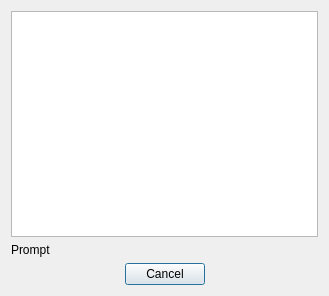
<?xml version="1.0" encoding="UTF-8"?>
<ui version="4.0">
 <class>ExportLotsProgressDialog</class>
 <widget class="QDialog" name="ExportLotsProgressDialog">
  <property name="geometry">
   <rect>
    <x>0</x>
    <y>0</y>
    <width>329</width>
    <height>296</height>
   </rect>
  </property>
  <property name="windowTitle">
   <string>Generate Lots</string>
  </property>
  <layout class="QGridLayout" name="gridLayout">
   <item row="3" column="0">
    <layout class="QHBoxLayout" name="horizontalLayout">
     <item>
      <spacer name="horizontalSpacer">
       <property name="orientation">
        <enum>Qt::Horizontal</enum>
       </property>
       <property name="sizeHint" stdset="0">
        <size>
         <width>40</width>
         <height>20</height>
        </size>
       </property>
      </spacer>
     </item>
     <item>
      <layout class="QVBoxLayout" name="verticalLayout">
       <item>
        <widget class="QPushButton" name="buttonCancel">
         <property name="text">
          <string>Cancel</string>
         </property>
        </widget>
       </item>
      </layout>
     </item>
     <item>
      <spacer name="horizontalSpacer_2">
       <property name="orientation">
        <enum>Qt::Horizontal</enum>
       </property>
       <property name="sizeHint" stdset="0">
        <size>
         <width>40</width>
         <height>20</height>
        </size>
       </property>
      </spacer>
     </item>
    </layout>
   </item>
   <item row="0" column="0">
    <widget class="QGraphicsView" name="graphicsView">
     <property name="minimumSize">
      <size>
       <width>250</width>
       <height>200</height>
      </size>
     </property>
    </widget>
   </item>
   <item row="1" column="0">
    <widget class="QLabel" name="prompt">
     <property name="text">
      <string>Prompt</string>
     </property>
    </widget>
   </item>
  </layout>
 </widget>
 <resources/>
 <connections/>
</ui>
